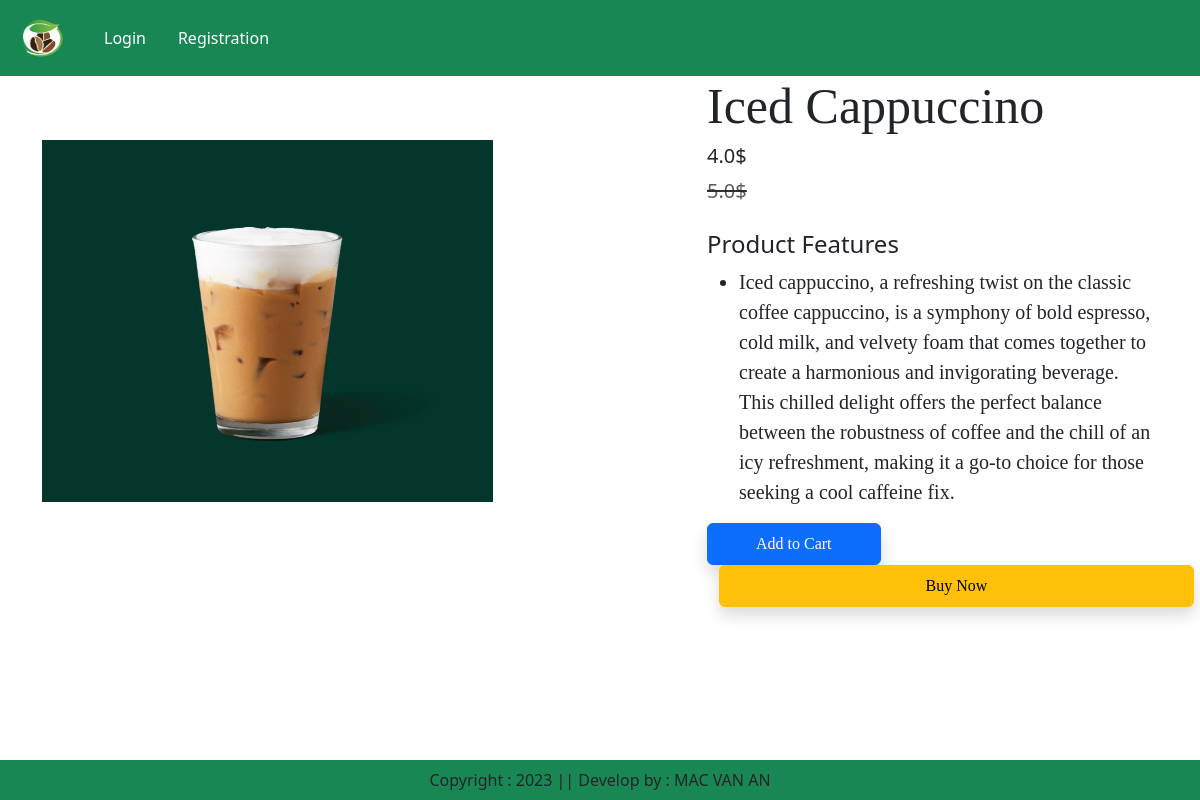
Page /product-detail/3 on the committed database.
### app/models.py (models this page shows, shortened)
class Product(models.Model):
    title = models.CharField(max_length=100)
    selling_price = models.FloatField()
    discounted_price = models.FloatField()
    description = models.TextField()
    composition = models.TextField(default='')
    prodapp = models.TextField(default='')
    category = models.CharField(choices=CATEGORY_CHOICES, max_length=3)
    product_image = models.ImageField(upload_to='product')

### app/views.py (the view)
# urls.py: path("product-detail/<int:pk>", views.ProductDetail.as_view(),name="product-detail"),
class ProductDetail(View):
    def get(self, request,pk):
        product = Product.objects.get(pk=pk)
        return render(request, "app/productdetail.html",locals())

### app/templates/app/productdetail.html (shortened to what this page needs)
{% extends 'app/base.html' %}
{% load static %}
{% block main-content %}
    <div class="container">
        <div class="row flex justify-content-between">
            <div class="img2 col-lg-5 mt-5">
                <img src="{{product.product_image.url}}" class="image col-xs-6 col-sm-12 col-lg-12 mt-3 text-sm-center w-100 h-75" alt="">
            </div>
            <div class="productdetail col-lg-5">
                <h1 style="font-family:Georgia; font-size: 50px;">{{product.title}}</h1>
                <h5>{{product.discounted_price}}$</h5>
                <small class="text-decoration-line-through text-muted fs-5"><del>{{product.selling_price}}$</small></del>
                <br><br><h4>Product Features</h4>
                <ul class="fs-5" style="font-family:Lucida Sans;">
                    <li>{{product.description}}</li>
                </ul>
                <div class="buttons row flex" style="font-family: Lucida Sans;">
                    <form action="/add-to-cart" class="d-inline">
                        <button type="submit" class="btn btn-primary shadow px-5 py-2">Add to Cart
                    </button>
                    </form>
                    <a href="#" class="btn btn-warning shadow px-5 py-2 ms-4">Buy Now</a>
                    </div>
                </div>
            </div>
        </div>
{% endblock main-content %}

### rows in the picture
Product: product_image (picture), title "Iced Cappuccino", discounted_price "4.0", selling_price "5.0", description "Iced cappuccino, a refreshing twist on the classic coffee cappuccino, is a symphony of bold espresso, cold milk, and velvety foam that comes together to create a harmonious and invigorating beverage. This chilled delight offers the perfect balance between the robustness of coffee and the chill of an icy refreshment, making it a go-to choice for those seeking a cool caffeine fix."
